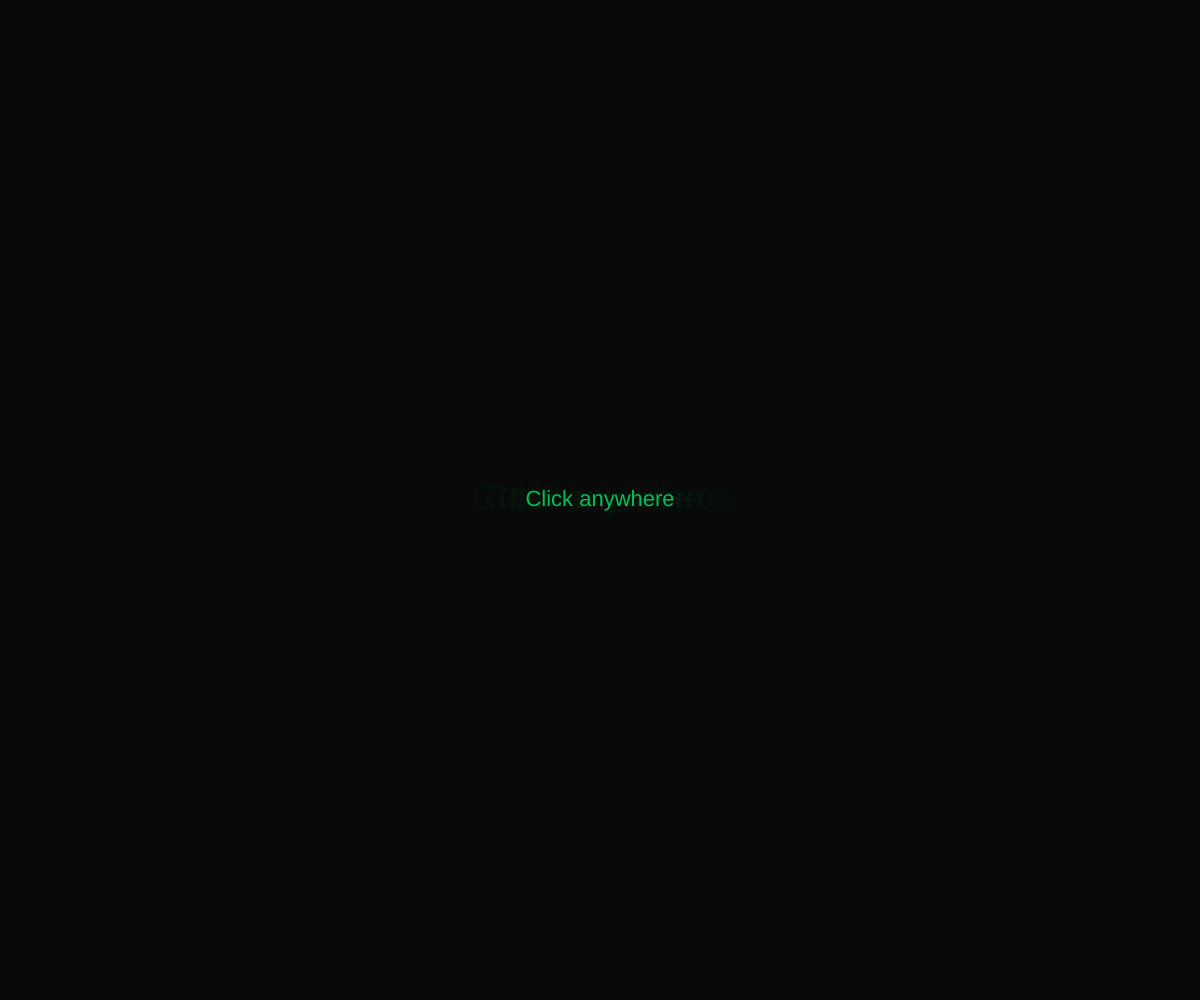
Frame 1 (no input)
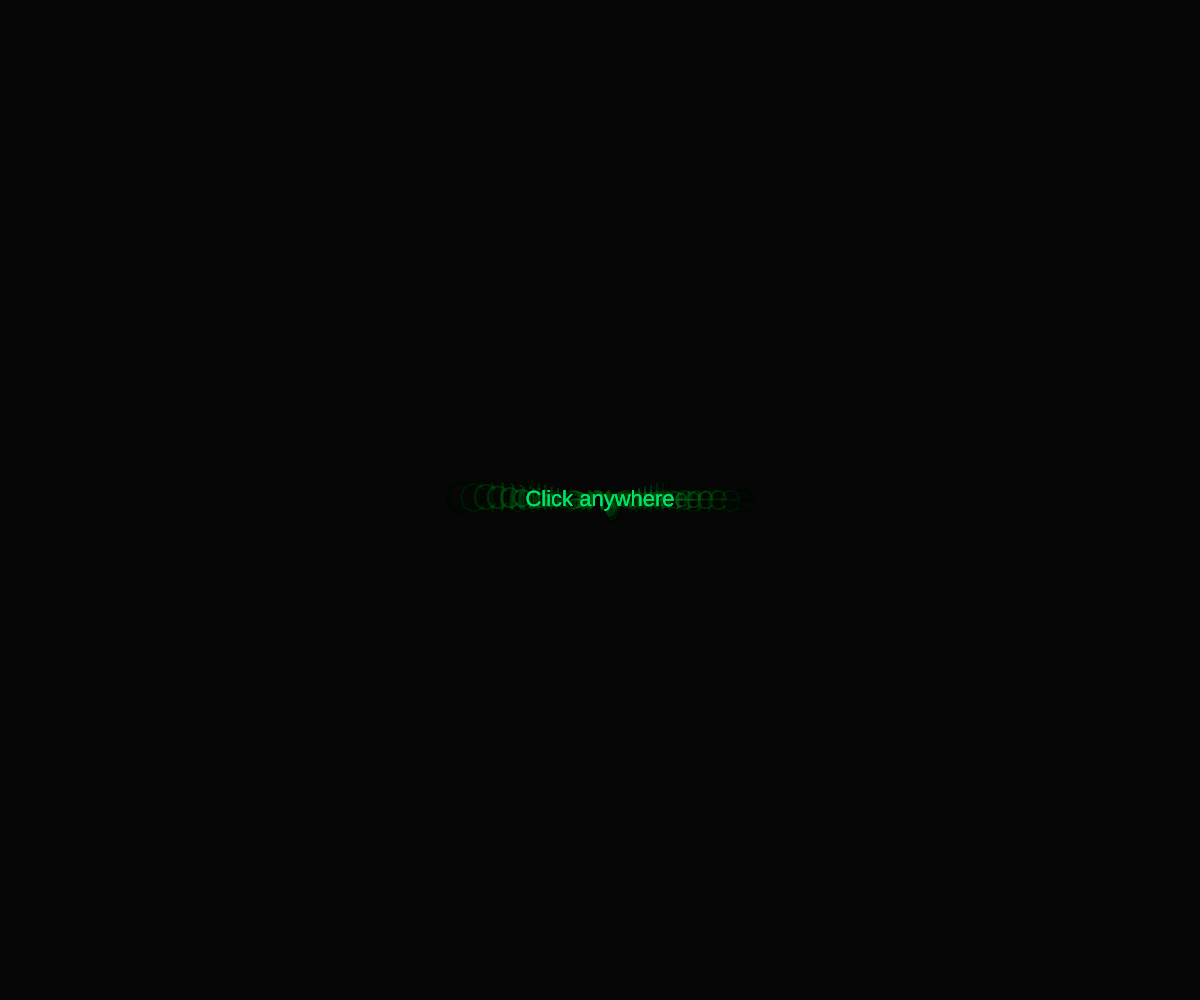
Frame 60 (no input)
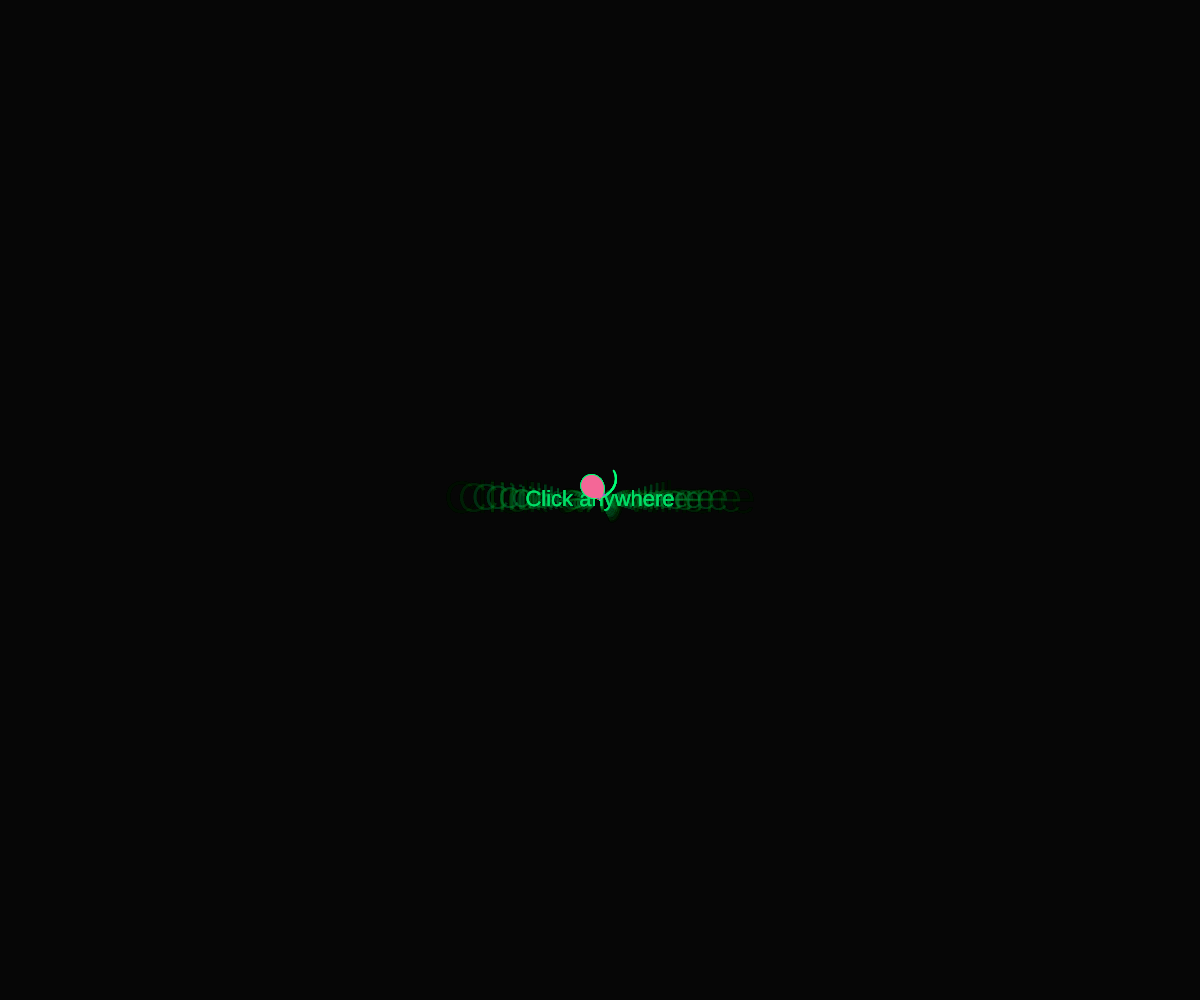
Frame 120 (the mouse pressed at the canvas centre since frame 60)

The p5.js sketch that drew these frames (run headless with seeded random() and noise() and a simulated clock; from frame 60 on, the mouse is pressed at the canvas centre):

// p5.js sketch
// ── sketch.js
let lines = [];
let closedShapes = [];
let startTime;

const COLORS = [
  [255, 0, 255],
  [0, 0, 255],
  [255, 255, 0]
];

function setup() {
  createCanvas(windowWidth, windowHeight);
  background(10);
  startTime = millis();
}

function draw() {
  background(10, 20);

  for (let l of lines) {
    l.update();
    l.show();
  }

  noStroke();
  for (let s of closedShapes) {
    fill(...s.color, 120);
    beginShape();
    for (let p of s.points) {
      vertex(p.x, p.y);
    }
    endShape(CLOSE);
  }

  drawPrompt();
}

function drawPrompt() {
  let elapsed = (millis() - startTime) / 1000;
  if (elapsed >= 2) return;

  let alpha = elapsed < 3 ? 255 : map(elapsed, 3, 4, 255, 0);
  let pulse = map(sin(millis() * 0.005), -1, 1, 0.4, 1.0);
  let a = alpha * pulse;

  textAlign(CENTER, CENTER);
  textStyle(NORMAL);

  for (let r = 24; r >= 4; r -= 4) {
    let haloAlpha = map(r, 4, 24, a * 0.05, a * 0.01);
    textSize(22 + r);
    fill(0, 255, 120, haloAlpha);
    text("Click anywhere", width / 2, height / 2);
  }

  textSize(22);
  fill(0, 255, 120, a);
  text("Click anywhere", width / 2, height / 2);
}

function mousePressed() {
  lines.push(new SpiralLine(mouseX, mouseY));
}

class SpiralLine {
  constructor(x, y) {
    this.pos = createVector(x, y);
    this.points = [this.pos.copy()];
    this.alive = true;

    this.angle = random(TWO_PI);
    this.radiusStep = random(1.5, 3);

    this.noiseOffset = random(1000);

    this.mode = "curved";
    this.modeTimer = 0;
    this.lockedAngle = this.angle;
  }

  update() {
    if (!this.alive) return;

    this.modeTimer++;

    if (this.modeTimer > random(40, 120)) {
      this.modeTimer = 0;
      this.mode = random(["jagged", "curved", "edged"]);
    }

    let step = this.radiusStep;
    let nextAngle = this.angle;
    let noiseVal = noise(this.noiseOffset);

    if (this.mode === "curved") {
      nextAngle += map(noiseVal, 0, 1, -0.4, 0.4);
    } else if (this.mode === "jagged") {
      nextAngle += random(-1.2, 1.2);
    } else if (this.mode === "edged") {
      if (frameCount % 10 === 0) {
        this.lockedAngle += random(-HALF_PI, HALF_PI);
      }
      nextAngle = this.lockedAngle;
    }

    this.angle = nextAngle;

    let drift = 0.015 * frameCount;
    let dx = cos(this.angle + drift) * step;
    let dy = sin(this.angle + drift) * step;
    let next = createVector(this.pos.x + dx, this.pos.y + dy);

    for (let i = 0; i < this.points.length - 20; i++) {
      if (p5.Vector.dist(next, this.points[i]) < 6) {
        this.makeLoop(i);
        break;
      }
    }

    this.pos = next.copy();
    this.points.push(next);
    this.noiseOffset += 0.01;

    if (this.outOfBounds(next)) {
      this.alive = false;
    }
  }

  makeLoop(index) {
    let loopPoints = this.points.slice(index);
    if (loopPoints.length > 10) {
      closedShapes.push({
        points: loopPoints,
        color: random(COLORS)
      });
    }
  }

  outOfBounds(p) {
    return p.x < 0 || p.x > width || p.y < 0 || p.y > height;
  }

  show() {
    stroke(0, 255, 120);
    strokeWeight(2);
    noFill();
    beginShape();
    for (let p of this.points) {
      vertex(p.x, p.y);
    }
    endShape();
  }
}

function windowResized() {
  resizeCanvas(windowWidth, windowHeight);
  background(10);
}
